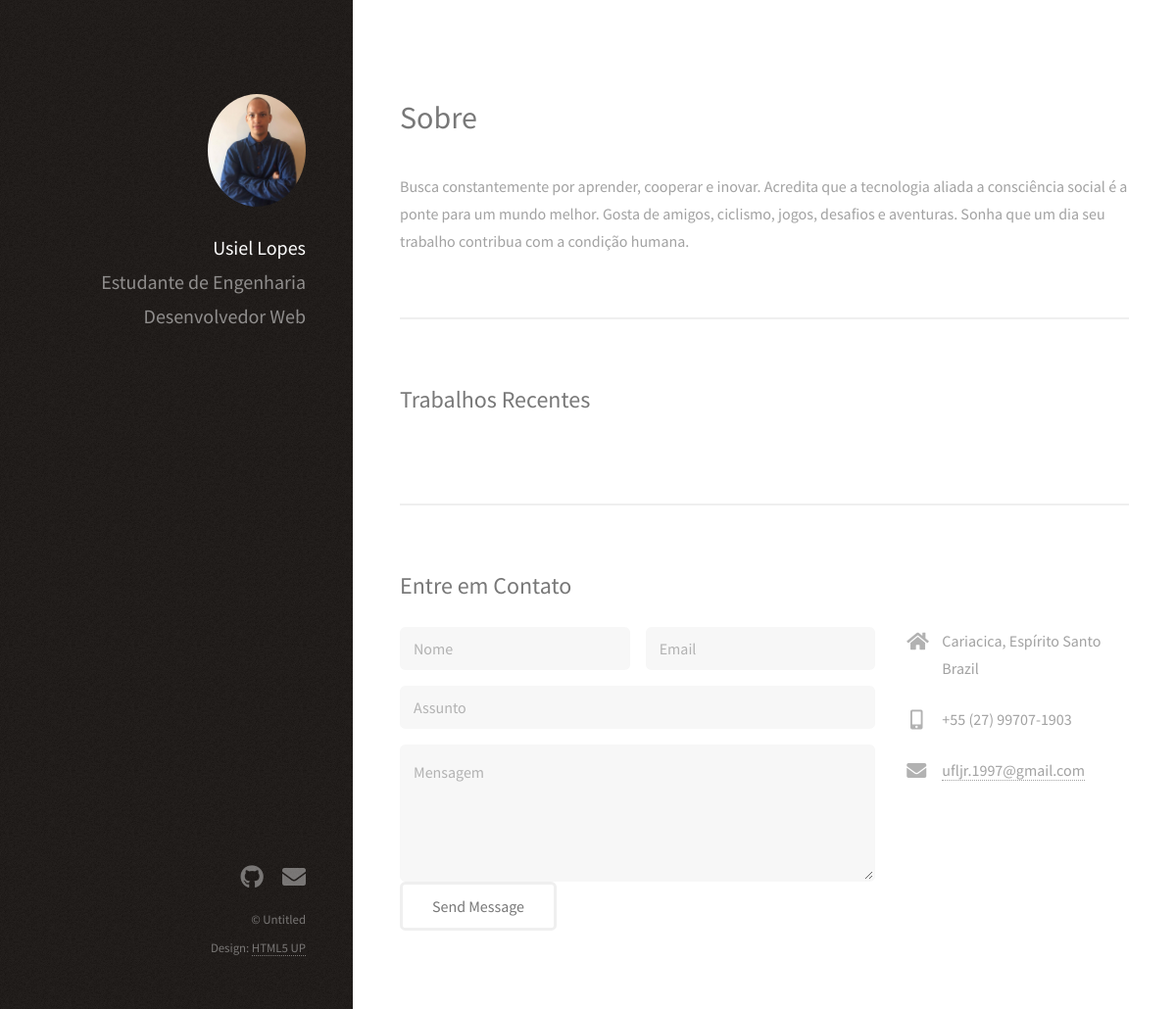
/, run on an earlier commit of the app's database.
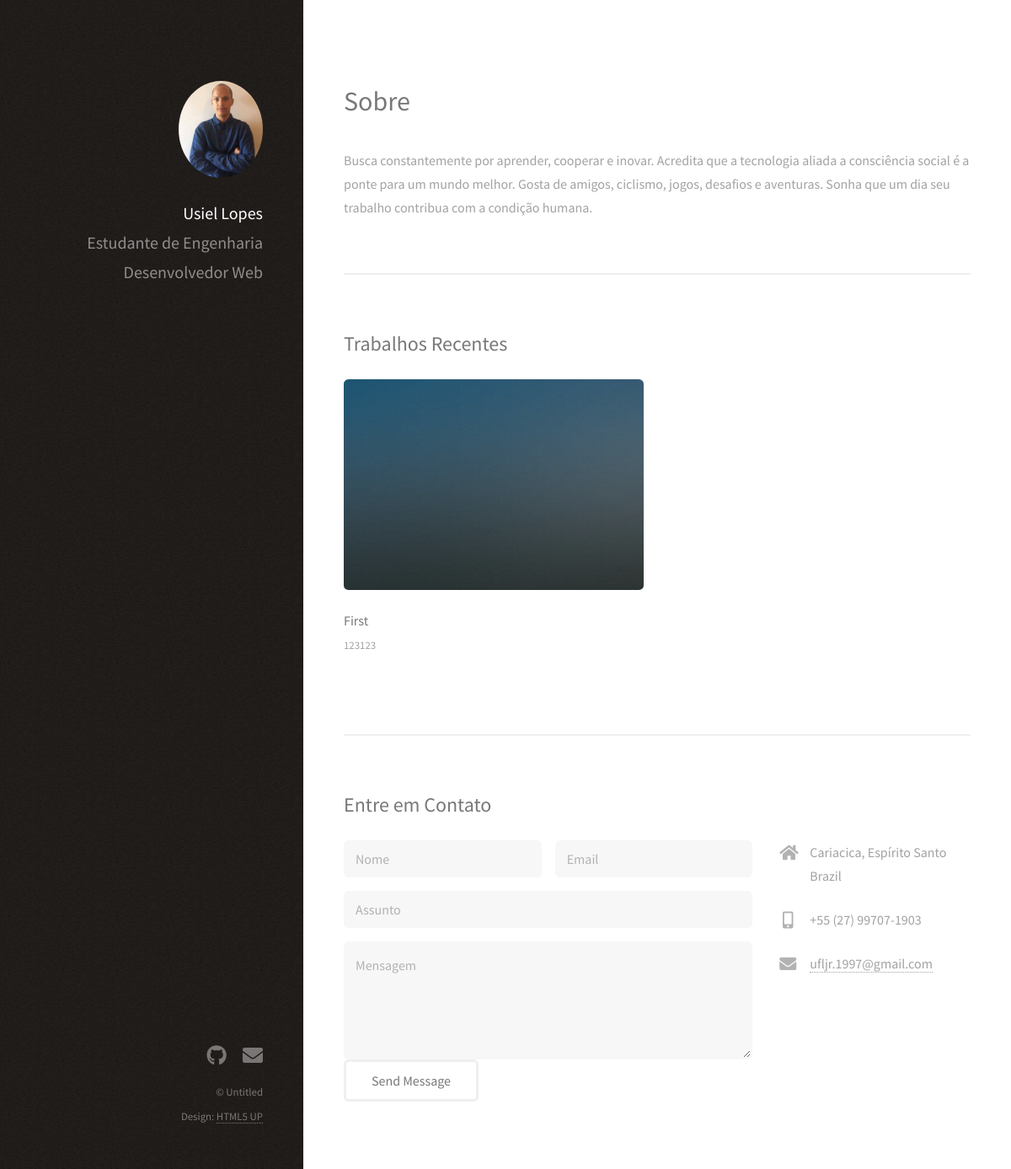
And on a later commit of the database.
### website/models.py (models this page shows, shortened)
class Post(models.Model):
    title = models.CharField(max_length=100)
    sub_title = models.CharField(max_length=200)
    content = models.TextField()
    activated = models.BooleanField(default=True)
    imagem = models.ImageField(upload_to='posts', null = True, blank=True)

### website/views.py (the view)
# urls.py: path('', home, name='home'),
def home(request):
    listaPosts = Post.objects.all()
    data = {
            'posts': listaPosts
            }
    return render(request, 'index.html', data)

### website/templates/index.html (shortened to what this page needs)
{% load static %}
<!DOCTYPE HTML>
<html>
	<head>
		<link rel="stylesheet" href="{% static "assets/css/main.css" %}" />
	</head>
	<body class="is-preload">
			<header id="header">
				<div class="inner">
					<a href="#" class="image avatar"><img src="{% static "images/avatar.jpg" %}" alt="" /></a>
					<h1><strong>Usiel Lopes</strong></h1>
					<h1>Estudante de Engenharia</h1>
					<h1>Desenvolvedor Web</h1>
				</div>
			</header>
			<div id="main">
					<section id="one">
						<header class="major">
							<h2>Sobre</h2>
						</header>
						<p>Busca constantemente por aprender, cooperar e inovar.
						Acredita que a tecnologia aliada a consciência social é a ponte para um mundo melhor.
						Gosta de amigos, ciclismo, jogos, desafios e aventuras.
						Sonha que um dia seu trabalho contribua com a condição humana.</p>
					</section>
					<section id="two">
						<h2>Trabalhos Recentes</h2>
						<div class="row">
							{%for post in posts %}
								<article class="col-6 col-12-xsmall work-item">
									{% if post.imagem %}
										<a href="{{ post.imagem.url }}" class="image fit thumb"><img src="{{ post.imagem.url }}" alt="" width="400px" height="250px"/></a>
									{% else %}
										<a href="{% static "images/thumbs/05.jpg" %}" class="image fit thumb"><img src="{% static "images/thumbs/05.jpg" %}" alt="" width="400px" height="250px"/></a>
									{% endif %}
									<h3>{{post.title}}</h3>
									<p>{{post.content}}</p>
								</article>
							{% endfor %}
						</div>
					</section>
					<section id="three">
						<h2>Entre em Contato</h2>
						<div class="row">
							<div class="col-8 col-12-small">
								<form method="post" id="contact_form">
									<div class="row gtr-uniform gtr-50">
										<div class="col-6 col-12-xsmall"><input type="text" name="nome" id="nome" placeholder="Nome" required/></div>
										<div class="col-6 col-12-xsmall"><input type="email" name="email" id="email" placeholder="Email" required/></div>
										<div class="col-12"><input type="text" name="assunto" id="assunto" placeholder="Assunto" required/></div>
										<div class="col-12"><textarea name="mensagem" id="mensagem" placeholder="Mensagem" rows="4" required></textarea></div>
									</div>
									<ul class="actions">
										<li><input type="submit" value="Send Message" /></li>
									</ul>
								</form>
							</div>
							<div class="col-4 col-12-small">
								<ul class="labeled-icons">
									<li>
										<h3 class="icon solid fa-home"><span class="label">Endereço</span></h3>
										Cariacica, Espírito Santo<br />
										Brazil
									</li>
									<li>
										<h3 class="icon solid fa-mobile-alt"><span class="label">Telefone</span></h3>
										+55 (27) 99707-1903
									</li>
									<li>
										<h3 class="icon solid fa-envelope"><span class="label">Email</span></h3>
										<a href="mailto:ufljr.1997@gmail.com" target="_blank">ufljr.1997@gmail.com</a>
									</li>
								</ul>
							</div>
						</div>
					</section>
			</div>
			<footer id="footer">
				<div class="inner">
					<ul class="icons">
						<li><a href="https://github.com/ulopesu" class="icon brands fa-github" target="_blank"><span class="label">Github</span></a></li>
						<li><a href="mailto:ufljr.1997@gmail.com" class="icon solid fa-envelope" target="_blank"><span class="label">Email</span></a></li>
					</ul>
					<ul class="copyright">
						<li>&copy; Untitled</li><li>Design: <a href="http://html5up.net" target="_blank">HTML5 UP</a></li>
					</ul>
				</div>
			</footer>
	</body>
</html>

What changed in the data, as far as the page shows it:
added Post: title "First", content "123123"
